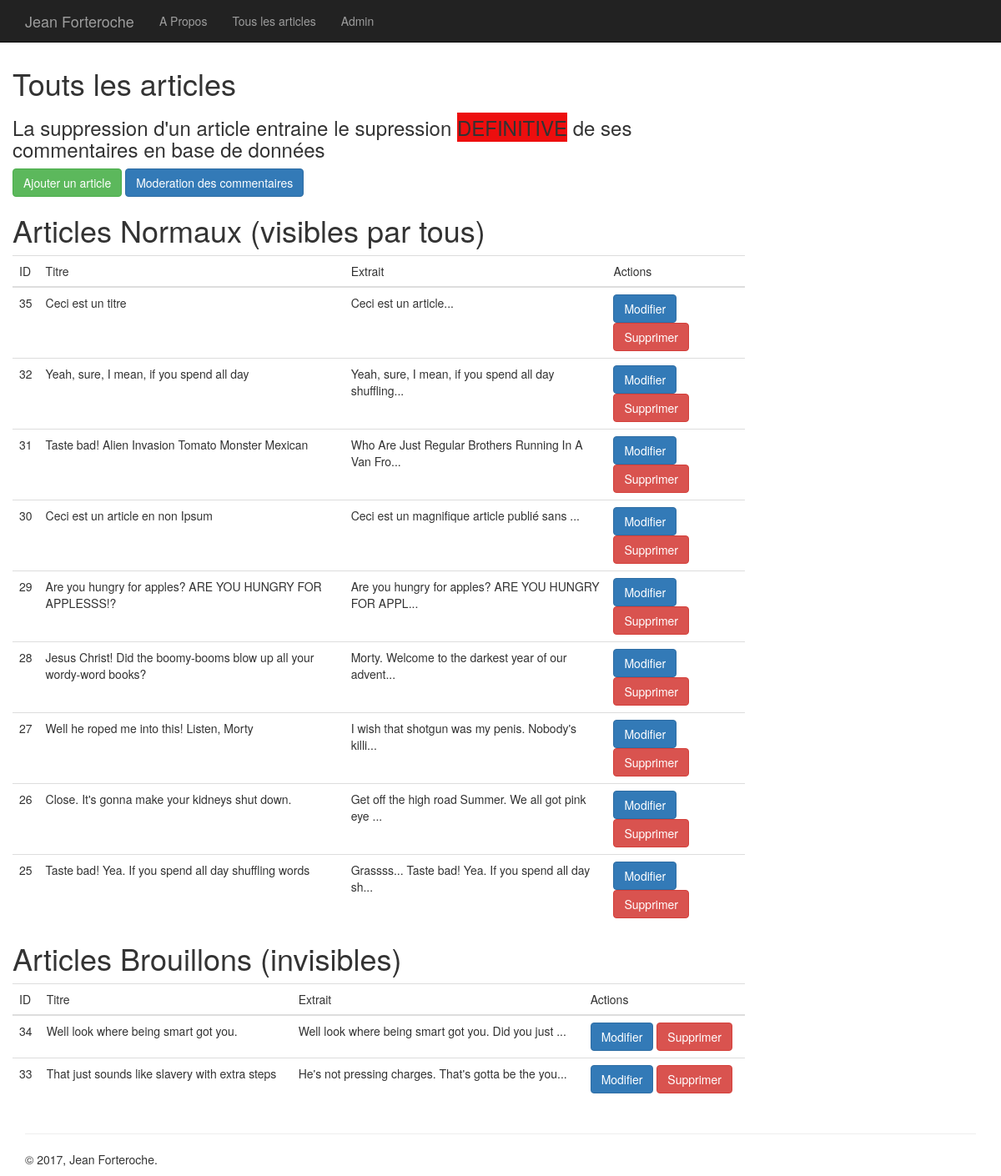
Page /index.php?p=admin.index (signed in) on the committed database.
### tables this page shows
CREATE TABLE `articles` (
  `id` int(11) NOT NULL,
  `etat` int(11) NOT NULL DEFAULT '1',
  `titre` varchar(255) NOT NULL,
  `contenu` text NOT NULL,
  `dateAjout` date NOT NULL,
  `auteur` int(11) NOT NULL DEFAULT '1',
  `dateModif` date DEFAULT NULL
);

### core/Controller/Controller.php (called while the page is built, shortened)
<?php
class Controller
{
  protected $viewPath;
  protected function render($view, $variables = [])
  {
    extract($variables);
    require($this->viewPath . str_replace('.', '/', $view) . '.php');
  }
}
 ?>

### app/Controller/Admin/ArticlesController.php (called while the page is built, shortened)
<?php
class ArticlesController extends AppController
{
  public function index()
  {
     $posts = $this->Article->last(1);
     $brouillons = $this->Article->last(2);
     $this->render('admin.posts.index', compact('posts', 'brouillons'));
  }
}

### core/Table/Table.php (called while the page is built, shortened)
<?php
class Table
{
  protected $db;
  public function __construct(\Core\Database\Database $db)
    {
      $this->db = $db;
    }
   public function query($statement, $attributes = null, $one = false)
   {
     if ($attributes)
     {
       return $this->db->prepare($statement, $attributes, str_replace('Table', 'Entity', get_class($this)), $one);
     }
     else
     {
      return $this->db->query($statement, str_replace('Table', 'Entity', get_class($this)), $one);
     }
   }
}
 ?>

### core/Database/MysqlDatabase.php (called while the page is built, shortened)
<?php
class MysqlDatabase extends Database
{
  private $db_name,
          $db_user,
          $db_pass,
          $db_host,
          $pdo;
  private function getPDO()
  {
    if ($this->pdo === null)
    {
      $pdo = new PDO('mysql:dbname=projet3;host=localhost', 'root', '');
      $pdo->setAttribute(PDO::ATTR_ERRMODE, PDO::ERRMODE_EXCEPTION);
      $this->pdo = $pdo;
    }
    return $this->pdo;
  }
  public function query($statement, $class_name = null, $one = false)
  {
    $req = $this->getPDO()->query($statement);
    if (is_null($class_name))
    {
      $req->setFetchMode(PDO::FETCH_OBJ);
    }
    else
    {
     $req->setFetchMode(PDO::FETCH_CLASS, $class_name);
    }
    if ($one)
    {
      $datas = $req->fetch();
    }
    else
    {
      $datas = $req->fetchAll();
    }
    return $datas;
  }
}
 ?>

### app/Table/ArticleTable.php (called while the page is built, shortened)
<?php
class ArticleTable extends Table
{
   public function last($etat)
   {
     return $this->query('SELECT * FROM articles WHERE etat = ' . $etat . ' ORDER BY id DESC ');
   }
}
 ?>

### app/Autoloader.php (called while the page is built, shortened)
<?php
class Autoloader
{
  static function autoload($class)
  {
    if (strpos($class, __NAMESPACE__ . '\\') === 0)
    {
      $class = str_replace(__NAMESPACE__ . '\\', '', $class);
      $class = str_replace('\\', '/', $class);
    }
  }
}
 ?>

### core/Autoloader.php (called while the page is built, shortened)
<?php
class Autoloader
{
  static function autoload($class)
  {
    if (strpos($class, __NAMESPACE__ . '\\') === 0)
    {
      $class = str_replace(__NAMESPACE__ . '\\', '', $class);
      $class = str_replace('\\', '/', $class);
    }
  }
}
 ?>

### core/Entity/Entity.php (called while the page is built, shortened)
<?php
class Entity
{
  public function __get($key)
  {
    $function = 'get' . ucfirst($key);
    $this->$key = $this->$function();
    return $this->$key;
  }
}
 ?>

### app/Views/admin/posts/index.php (the view, shortened to what this page needs)
<h1>Touts les articles</h1>
<h3>La suppression d'un article entraine le supression <span style="background:#ED0E0E">DEFINITIVE</span> de ses commentaires en base de données</h3>
<p>
<a href="?p=add" class="btn btn-success">Ajouter un article</a>
<a href="index.php?p=index.commentaire" class="btn btn-primary">Moderation des commentaires</a>
</p>
<h1>Articles Normaux (visibles par tous)</h1>
<table class="table">
  <thread>
    <tr>
      <td>ID</td>
      <td>Titre</td>
      <td>Extrait</td>
      <td>Actions</td>
    </tr>
  </thread>
  <tbody>
    <?php foreach($posts as $post):  ?>
      <tr>
        <td> <?= $post->id;  ?> </td>
        <td> <?= $post->titre;  ?> </td>
        <td> <?= $post->extrait;  ?> </td>
        <td>
         <a class="btn btn-primary" href="?p=edit&id=<?= $post->id; ?>">Modifier</a>
         <form action="?p=delete" method="post" style="display: inline">
           <button class="btn btn-danger" >Supprimer</button>
         </form>
        </td>
      </tr>
    <?php endforeach; ?>
  </tbody>
</table>
<h1>Articles Brouillons (invisibles)</h1>
<table class="table">
  <thread>
    <tr>
      <td>ID</td>
      <td>Titre</td>
      <td>Extrait</td>
      <td>Actions</td>
    </tr>
  </thread>
  <tbody>
    <?php foreach($brouillons as $brouillon):  ?>
      <tr>
        <td> <?= $brouillon->id;  ?> </td>
        <td> <?= $brouillon->titre;  ?> </td>
        <td> <?= $brouillon->extrait;  ?> </td>
        <td>
         <a class="btn btn-primary" href="?p=edit&id=<?= $brouillon->id; ?>">Modifier</a>
         <form action="?p=delete" method="post" style="display: inline">
           <button class="btn btn-danger" >Supprimer</button>
         </form>
        </td>
      </tr>
    <?php endforeach; ?>
  </tbody>
</table>

### app/Entity/ArticleEntity.php (shortened to what this page needs)
<?php
class ArticleEntity extends \Core\Entity\Entity
{
  public function getExtrait()
  {
    $var = strip_tags($this->contenu);
    return '<p>' .  substr($var, 0, 50) . '... </p>';
  }
}
 ?>

### app/Views/templates/allarticles.php (style rules this page uses)
body { padding-top: 60px; }

### rows in the picture
articles: id "35", titre "Ceci est un titre", contenu "Ceci est un article"
articles: id "32", titre "Yeah, sure, I mean, if you spend all day", contenu "Yeah, sure, I mean, if you spend all day shuffling"
articles: id "31", titre "Taste bad! Alien Invasion Tomato Monster Mexican", contenu "Who Are Just Regular Brothers Running In A Van Fro"
articles: id "30", titre "Ceci est un article en non Ipsum", contenu "Ceci est un magnifique article publié sans"
articles: id "29", titre "Are you hungry for apples? ARE YOU HUNGRY FOR APPLESSS!?", contenu "Are you hungry for apples? ARE YOU HUNGRY FOR APPL"
articles: id "28", titre "Jesus Christ! Did the boomy-booms blow up all your wordy-word books?", contenu "Morty. Welcome to the darkest year of our advent"
articles: id "27", titre "Well he roped me into this! Listen, Morty", contenu "I wish that shotgun was my penis. Nobody's killi"
articles: id "26", titre "Close. It's gonna make your kidneys shut down.", contenu "Get off the high road Summer. We all got pink eye"
articles: id "25", titre "Taste bad! Yea. If you spend all day shuffling words", contenu "Grassss... Taste bad! Yea. If you spend all day sh"
articles: id "34", titre "Well look where being smart got you.", contenu "Well look where being smart got you. Did you just"
articles: id "33", titre "That just sounds like slavery with extra steps", contenu "He's not pressing charges. That's gotta be the you"
